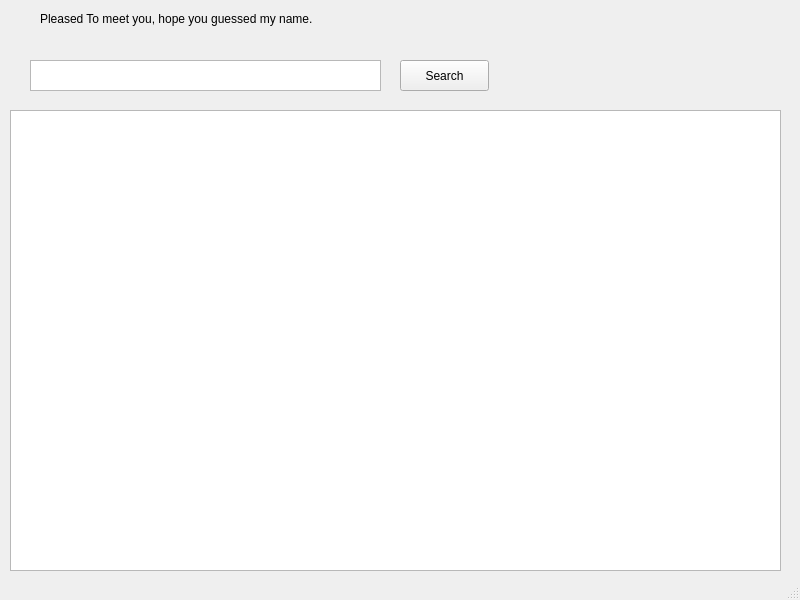
<?xml version="1.0" encoding="UTF-8"?>
<ui version="4.0">
 <class>MainWindow</class>
 <widget class="QMainWindow" name="MainWindow">
  <property name="geometry">
   <rect>
    <x>0</x>
    <y>0</y>
    <width>800</width>
    <height>600</height>
   </rect>
  </property>
  <property name="windowTitle">
   <string>MainWindow</string>
  </property>
  <widget class="QWidget" name="centralwidget">
   <widget class="QPushButton" name="pushButton">
    <property name="geometry">
     <rect>
      <x>400</x>
      <y>60</y>
      <width>89</width>
      <height>31</height>
     </rect>
    </property>
    <property name="text">
     <string>Search</string>
    </property>
   </widget>
   <widget class="QTextEdit" name="textEdit">
    <property name="geometry">
     <rect>
      <x>30</x>
      <y>60</y>
      <width>351</width>
      <height>31</height>
     </rect>
    </property>
   </widget>
   <widget class="QListWidget" name="listWidget">
    <property name="geometry">
     <rect>
      <x>10</x>
      <y>110</y>
      <width>771</width>
      <height>461</height>
     </rect>
    </property>
   </widget>
   <widget class="QLabel" name="label">
    <property name="geometry">
     <rect>
      <x>40</x>
      <y>10</y>
      <width>521</width>
      <height>17</height>
     </rect>
    </property>
    <property name="text">
     <string>Pleased To meet you, hope you guessed my name.</string>
    </property>
   </widget>
  </widget>
  <widget class="QMenuBar" name="menubar">
   <property name="geometry">
    <rect>
     <x>0</x>
     <y>0</y>
     <width>800</width>
     <height>22</height>
    </rect>
   </property>
  </widget>
  <widget class="QStatusBar" name="statusbar"/>
 </widget>
 <resources/>
 <connections/>
</ui>
